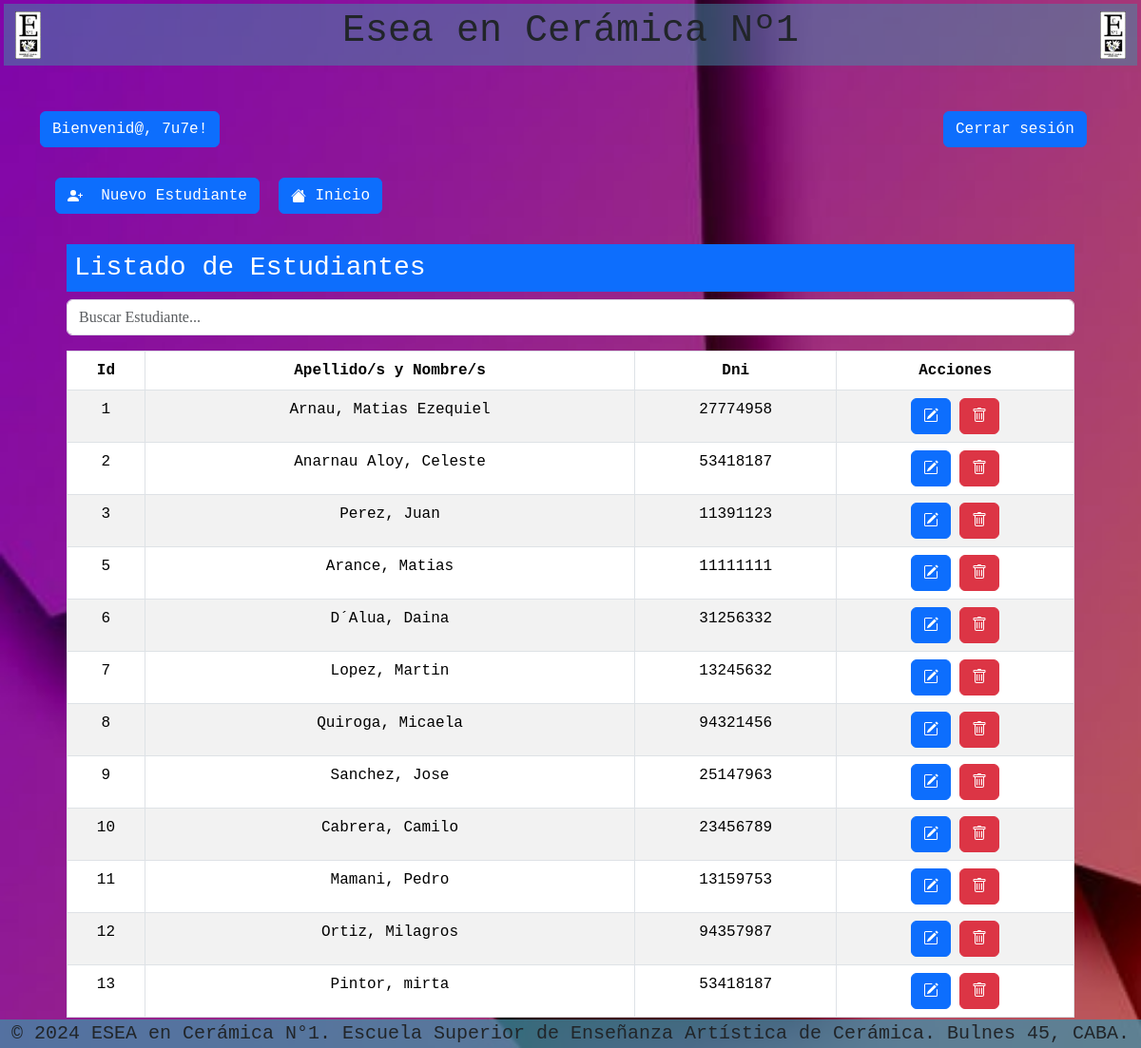
Screenshot of /estudiantes.php (signed in) with the database file from the repository.
### tables this page shows
CREATE TABLE IF NOT EXISTS `estudiantes` (
  `id_estudiante` int NOT NULL AUTO_INCREMENT,
  `apellidoNombre` varchar(100) NOT NULL,
  `dni` varchar(20) DEFAULT NULL,
  PRIMARY KEY (`id_estudiante`)
);

### estudiantes.php (the view, shortened to what this page needs)
<!DOCTYPE html>
<html>
<head>
    <link href="https://cdn.jsdelivr.net/npm/bootstrap@5.3.3/dist/css/bootstrap.min.css" rel="stylesheet">
    <link rel="stylesheet" href="css/style.css">
</head>
<body>
<nav class="navbar m-1 p-1" style="background-color: rgba(64, 142, 165, 0.5);">
    <img
        src="img/LOGO-ESEACERAMICA1-ALTA-40x73.jpg"
        alt="logo"
        class="logoCera ms-2 " />
    <h1 class=" font-family: Courier New, Courier, monospace; font-size: 40px; color: rgb(5, 13, 27); ">Esea en Cerámica Nº1</h1>
    <img src="img/LOGO-ESEACERAMICA1-ALTA-40x73.jpg" alt="logo" class="logoCera me-2 " />
</nav>
<div class="container mt-5">
    <div class="row">
        <div class="col-10">
            <h3 class="btn btn-primary" style="font-family: 'Courier New', Courier, monospace; color: white;">Bienvenid@, <?php echo htmlspecialchars($_SESSION['username']); ?>!</h3>
        </div>
        <div class="col-2"><a href="logout.php" class="btn btn-primary" style="font-family: 'Courier New', Courier, monospace; color: white;">Cerrar sesión</a>
        </div>
    </div>
</div>
<body>
    <?php
    include("coneccion.php");
    $sql = "SELECT * FROM estudiantes";
    $result = mysqli_query($conn, $sql);
    ?>
    <div class="container">
        <a href="agregar_est.php" class="btn btn-primary ms-3 mb-3 " style="font-family: 'Courier New', Courier, monospace; color: white;">
            &nbsp;&nbsp;Nuevo Estudiante
        </a>
        <a href="inicio.php" class="btn btn-primary ms-3 mb-3 " style="font-family: 'Courier New', Courier, monospace; font-weight: normal;">
 Inicio
        </a>
        <div class="container p-2">
            <div class="row m-2">
                <div class="col-12  mt-5)">
                    <h3 class="bg-primary p-2" style="font-family: 'Courier New', Courier, monospace; color: white;">Listado de Estudiantes</h3>
                    <div class="mb-3">
                        <input type="text" class="form-control" id="searchInput" placeholder="Buscar Estudiante...">
                    </div>
                    <table class="table table-striped table-bordered table-hover table-responsive" style="max-height: 300px; overflow-y: auto;">
                        <thead class="thead-dark text-center bg-info" style="font-family: 'Courier New', Courier, monospace; color: white;">
                            <tr>
                                <th scope="col">Id</th>
                                <th scope="col">Apellido/s y Nombre/s</th>
                                <th scope="col">Dni</th>
                                <th scope="col">Acciones</th>
                            </tr>
                        </thead>
                        <tbody class="text-center" style="font-family:'Courier New',Courier, monospace">
                            <?php
                            while ($row = mysqli_fetch_assoc($result)) {
                            ?>
                                <tr>
                                    <td><?php echo $row['id_estudiante'] ?></td>
                                    <td><?php echo $row['apellidoNombre'] ?></td>
                                    <td><?php echo $row['dni'] ?></td>
                                    <td><?php echo '<a href="Editar_est.php?id_estudiante=' . $row['id_estudiante'] . '" class="btn btn-primary ms-8" title="Editar">
                                              <svg xmlns="http://www.w3.org/2000/svg" width="16" height="16" fill="currentColor" class="bi bi-pencil-square" viewBox="0 0 16 16">
                                              <path d="M15.502 1.94a.5.5 0 0 1 0 .706L14.459 3.69l-2-2L13.502.646a.5.5 0 0 1 .707 0l1.293 1.293zm-1.75 2.456-2-2L4.939 9.21a.5.5 0 0 0-.121.196l-.805 2.414a.25.25 0 0 0 .316.316l2.414-.805a.5.5 0 0 0 .196-.12l6.813-6.814z"/>
                                              <path fill-rule="evenodd" d="M1 13.5A1.5 1.5 0 0 0 2.5 15h11a1.5 1.5 0 0 0 1.5-1.5v-6a.5.5 0 0 0-1 0v6a.5.5 0 0 1-.5.5h-11a.5.5 0 0 1-.5-.5v-11a.5.5 0 0 1 .5-.5H9a.5.5 0 0 0 0-1H2.5A1.5 1.5 0 0 0 1 2.5z"/>
                                              </svg>
                                              </a>'; ?>
                                        <?php echo '<a href="borrar_est.php?id_rh=' . $row['id_estudiante'] . '" class="btn btn-danger ms-8" title="Borrar">
                                              <svg xmlns="http://www.w3.org/2000/svg" width="16" height="16" fill="currentColor" class="bi bi-trash" viewBox="0 0 16 16">
                                              <path d="M5.5 5.5A.5.5 0 0 1 6 6v6a.5.5 0 0 1-1 0V6a.5.5 0 0 1 .5-.5m2.5 0a.5.5 0 0 1 .5.5v6a.5.5 0 0 1-1 0V6a.5.5 0 0 1 .5-.5m3 .5a.5.5 0 0 0-1 0v6a.5.5 0 0 0 1 0z"/>
                                              <path d="M14.5 3a1 1 0 0 1-1 1H13v9a2 2 0 0 1-2 2H5a2 2 0 0 1-2-2V4h-.5a1 1 0 0 1-1-1V2a1 1 0 0 1 1-1H6a1 1 0 0 1 1-1h2a1 1 0 0 1 1 1h3.5a1 1 0 0 1 1 1zM4.118 4 4 4.059V13a1 1 0 0 0 1 1h6a1 1 0 0 0 1-1V4.059L11.882 4zM2.5 3h11V2h-11z"/>
                                              </svg> </a>'; ?>
                                    </td>
                                </tr>
                            <?php
                            }
                            ?>
                        </tbody>
                    </table>
                </div>
            </div>
        </div>
    </div>
</body>
<footer>
    <footer>© 2024 ESEA en Cerámica N°1. Escuela Superior de Enseñanza Artística de Cerámica. Bulnes 45, CABA.</footer>
</footer>

### css/style.css (style rules this page uses)
body, html { width: 100%; margin: 0px; padding: 0px; height: 100vh; background-image: url(../img/fondo3.jpg); background-repeat: no-repeat; background-size: cover; background-attachment: fixed; }
nav { background-color: rgba(64, 142, 165, 0.5); text-align: center; font-family: "Courier New", Courier, monospace; font-size: 35px; height: 65px; }
.logoCera { height: 50px; }
body { font-family: fantasy; background-color: whitesmoke; height: auto; }
footer { margin-top: auto; width: 100%; text-align: center; text-justify: center; font-family: "Courier New", Courier, monospace; font-size: 20px; background-color: rgba(64, 142, 165, 0.5); padding: 10px 0; position: fixed; bottom: 0; display: flex; align-items: center; justify-content: center; height: 30px; }

### rows the page displays
estudiantes: id_estudiante "1", apellidoNombre "Arnau, Matias Ezequiel", dni "27774958"
estudiantes: id_estudiante "2", apellidoNombre "Anarnau Aloy, Celeste", dni "53418187"
estudiantes: id_estudiante "3", apellidoNombre "Perez, Juan", dni "11391123"
estudiantes: id_estudiante "5", apellidoNombre "Arance, Matias", dni "11111111"
estudiantes: id_estudiante "6", apellidoNombre "D´Alua, Daina", dni "31256332"
estudiantes: id_estudiante "7", apellidoNombre "Lopez, Martin", dni "13245632"
estudiantes: id_estudiante "8", apellidoNombre "Quiroga, Micaela", dni "94321456"
estudiantes: id_estudiante "9", apellidoNombre "Sanchez, Jose", dni "25147963"
estudiantes: id_estudiante "10", apellidoNombre "Cabrera, Camilo", dni "23456789"
estudiantes: id_estudiante "11", apellidoNombre "Mamani, Pedro", dni "13159753"
estudiantes: id_estudiante "12", apellidoNombre "Ortiz, Milagros", dni "94357987"
estudiantes: id_estudiante "13", apellidoNombre "Pintor, mirta", dni "53418187"

### other values shown
$_SESSION['username'] "7u7e"
